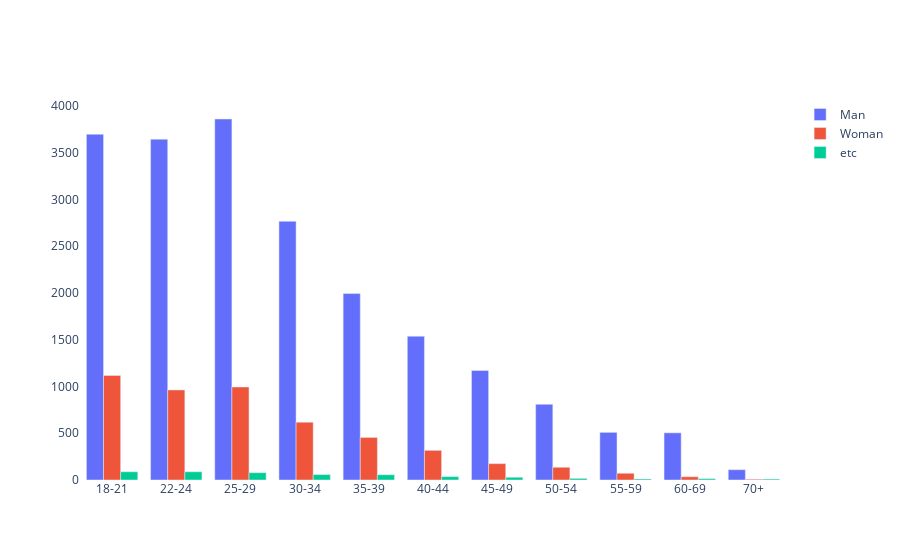

Notebook cell for this chart:
### Code cell
fig = go.Figure()
for gender, group in q1_q2_df.groupby("Q2"):

    fig.add_trace(go.Bar(x = group['Q1'], y = group['Count'], name = gender))

fig.update_layout(plot_bgcolor = 'white')

fig.show()

### Figure 1 — Plotly figure (JSON) as saved in the notebook; plotly's stock layout.template omitted (floating-point values rounded to 4 significant figures)
{"data": [{"name": "Man", "type": "bar", "x": ["18-21", "22-24", "25-29", "30-34", "35-39", "40-44", "45-49", "50-54", "55-59", "60-69", "70+"], "y": [3696, 3643, 3859, 2765, 1993, 1537, 1171, 809, 509, 504, 110]}, {"name": "Woman", "type": "bar", "x": ["18-21", "22-24", "25-29", "30-34", "35-39", "40-44", "45-49", "50-54", "55-59", "60-69", "70+"], "y": [1117, 963, 994, 618, 455, 317, 175, 136, 72, 35, 8]}, {"name": "etc", "type": "bar", "x": ["18-21", "22-24", "25-29", "30-34", "35-39", "40-44", "45-49", "50-54", "55-59", "60-69", "70+"], "y": [88, 88, 78, 58, 56, 36, 29, 17, 11, 14, 10]}], "layout": {"autosize": true, "plot_bgcolor": "white", "xaxis": {"autorange": true, "range": [-0.5, 10.5], "type": "category"}, "yaxis": {"autorange": true, "range": [0, 4062.0], "type": "linear"}}}
